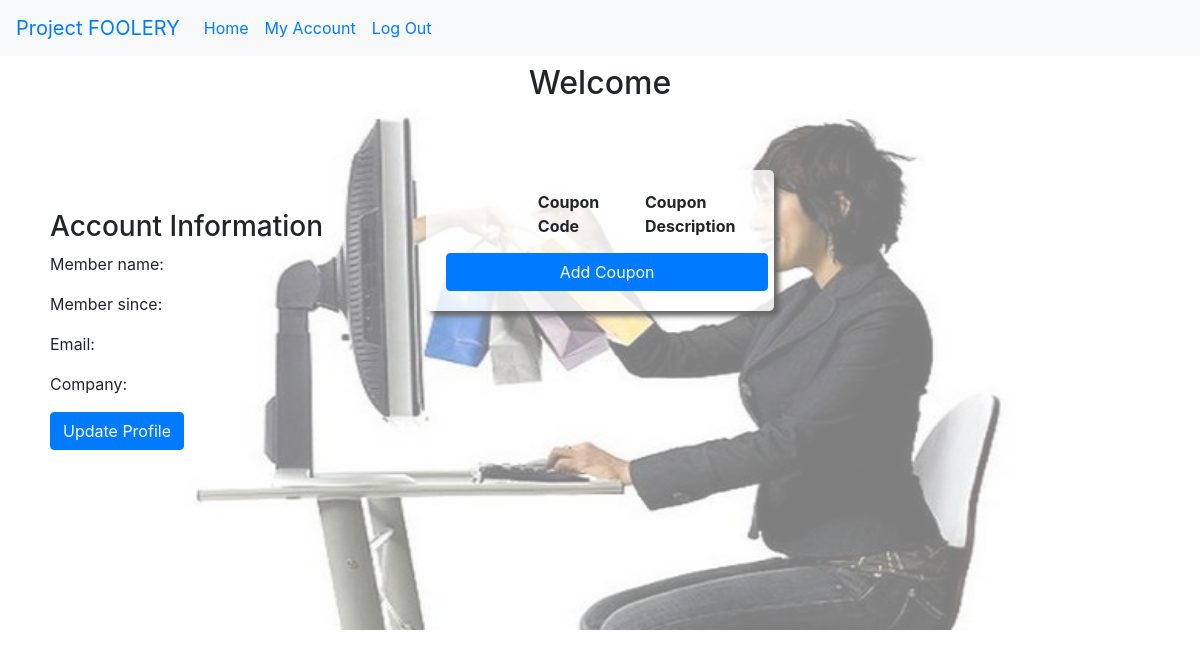
The page /retailer.php (signed in) on the database as committed earlier.
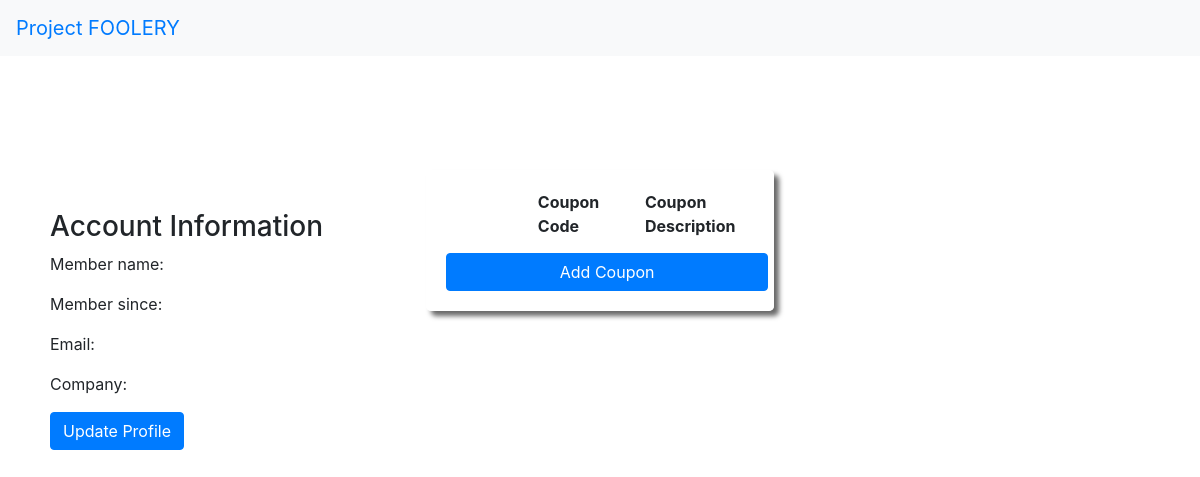
The same page on the database as committed later.
### tables this page shows
CREATE TABLE `sitemap` (
  `pageID` int NOT NULL,
  `pageTitle` varchar(45) DEFAULT NULL,
  `pageName` varchar(45) DEFAULT NULL,
  `content` blob,
  `url` varchar(45) DEFAULT NULL,
  `isNavItem` tinyint DEFAULT NULL,
  `bgImg` varchar(45) DEFAULT NULL,
  `bgImgAlt` varchar(45) DEFAULT NULL,
  PRIMARY KEY (`pageID`)
);

### backend/DataSource.php (called while the page is built, shortened)
<?
class DataSource
{
  private $conn;
  function __construct()
  {
    $this->conn = $this->getConnection();
  }
  public function getConnection()
  {
    $conn = new \mysqli(self::HOST, self::USERNAME, self::PASSWORD, self::DATABASENAME);
    $conn->set_charset("utf8");
    return $conn;
  }
  public function select($query, $paramType, $paramArray)
  {
    $stmt = $this->conn->prepare($query);
    if (!empty($paramType) && !empty($paramArray)) {
      $this->bindQueryParams($stmt, $paramType, $paramArray);
    }
    $stmt->execute();
    $result = $stmt->get_result();
    if ($result->num_rows > 0){
      while ($row = $result->fetch_assoc()){
        $resultset[] = $row;
      }
    }
    if (!empty($resultset)) {
      return $resultset;
    }
  }
  public function bindQueryParams($stmt, $paramType, $paramArray=[])
  {
      $paramValueReference[] = & $paramType;
      for ($i = 0; $i < count($paramArray); $i ++) {
          $paramValueReference[] = & $paramArray[$i];
      }
      call_user_func_array([$stmt, 'bind_param'], $paramValueReference);
  }
}

### includes/page.php (the view, shortened to what this page needs)
<?
class Page {
  function __construct()
  {
      require_once "backend/DataSource.php";
      $this->ds = new DataSource();
  }
  public function Display($pageID)
  {
    $this -> DisplayHead();
    $this -> DisplayBody();
    $this -> DisplayHeader();
    $this -> SetPageInfo($pageID);
    $this -> DisplayFooter();
  }
  public function DisplayHead()
  {
    ?>
      <!DOCTYPE html>
         <html>
    <?
      echo "<head>";
      $this -> DisplayStyles();
      echo "</head>";
  }
    ?>
    <?
  private function DisplayStyles()
  {
    ?>
      <link rel="stylesheet" href="https://stackpath.bootstrapcdn.com/bootstrap/4.4.1/css/bootstrap.min.css">
      <link rel="stylesheet" href="https://cdnjs.cloudflare.com/ajax/libs/font-awesome/5.15.1/css/all.min.css" />
      <link rel="stylesheet" type="text/css" href="css/styles.css" />
    <?
  }
    ?>
    <?
  public function DisplayBody()
  {
    ?>
      <body>
    <?
  }
  public function DisplayHeader()
  {
    $query = "SELECT * FROM sitemap WHERE isNavItem = ?";
    $paramType = "i";
    $paramArray = array(1);
    $stmt = $this->ds->select($query, $paramType, $paramArray);
    $nav_rs= $stmt;
    ?>
    <header>
      <nav class="navbar navbar-expand-lg navbard-light bg-light">
        <a class="navbar-brand" href="index.php">Project FOOLERY</a>
        <div class="collapse navbar-collapse" id="navbarSupportedContent">
          <ul class="navbar-nav mr-auto">
            <?
              foreach ( $nav_rs as $key => $nav ){
                $this->DisplayButton($nav_rs[$key]['pageName'], $nav_rs[$key]['pageID'], $nav_rs[$key]['url']);
              }
            ?>
          </ul>
        </div>
      </nav>
    </header>
    <?
  }
  private function DisplayButton($name, $pageID, $url)
  {
    if (empty($_SESSION['LoggedIn']))
    {
      $loggedIn=false;
    }
    else
    {
      $loggedIn = $_SESSION['LoggedIn'];
    }
    if ( $pageID == 1 || $pageID == 2 || $pageID == 3 )
    {
      ?>
      <li class="nav-item">
        <a class="nav-link" href="./<?=$url?>.php" title="<?=$name ?>"><?=$name?></a>
      </li>
    <?
    }
    if ($pageID == 4)
    {
      if ($loggedIn){
        return;
      }
      else
      {
        ?>
        <li class="nav-item">
          <a class="nav-link" href="./<?=$url?>.php" title="<?=$name ?>"><?=$name?></a>
        </li>
      <?
      }
    }
    if ( $pageID == 5)
    {
      return;
    }
    if ( $pageID == 6 )
    {
      if ($loggedIn)
      {
        ?>
          <li class="nav-item">
            <a class="nav-link" href="./<?=$url?>.php" title="<?=$name ?>"><?=$name?></a>
          </li>
          <li class="nav-item">
            <a class="nav-link" href="./logout.php" title="Log Out">Log Out</a>
          </li>
        <?
      }
      else{return;}
    }
  }
  public function SetPageInfo($pageID)
  {
    $query = "SELECT pageTitle, bgImg, bgImgAlt FROM sitemap where pageID = ?";
    $paramType = "i";
    $paramArray = [$pageID];
    $stmt = $this->ds->select($query, $paramType, $paramArray);
    $PageTitle = $stmt[0]['pageTitle'];
    $BGImg = $stmt[0]['bgImg'];
    $BGImgAlt = $stmt[0]['bgImgAlt'];
    ?>
      <section class='page-title index'>
      <?if (isset($_SESSION["user"])){?>
        <h2><?=$PageTitle." ".$_SESSION["user"]?></h2>
      <?}else{?>
      <h2><?=$PageTitle?></h2>
    <?}?>
      </section>
      <div class="content-panel">
        <div class="panel-img">
          <img src="images/<?=$BGImg?>" alt="<?=$BGImgAlt?>" />
        </div>
      </div>
      <?
  }
  public function DisplayFooter()
  {
    ?>
      </body>
    </html>
  <?
  }
}

### retailer.php (shortened to what this page needs)
<?
if (empty($_SESSION['LoggedIn'])){
  $_SESSION["errorMessage"] = "Please log in.";
  header("Location: ./login.php");
}
else{
  require_once "includes/page.php";
  function DisplayAccountInfo(){
    ?>
      <div class="account-panel">
        <h3><?php echo "Account Information"?></h3>
        <div class ="accountInfo">
            <p><?php echo "Member name: ".$_SESSION['MemberName'] ?></p>
            <p><?php echo "Member since: ".$_SESSION['MemberSince']  ?></p>
            <p><?php echo "Email: ".$_SESSION['Email'] ?></p>
            <p><?php echo "Company: ".$_SESSION['Company'] ?></p>
            <button class="btn btn-primary" type="submit" onclick="showForm('update-user');">Update Profile</button>
        </div>
        <? DisplayActiveCoupons(); ?>
      </div>
    <?
  }
  function DisplayActiveCoupons(){
    ?>
    <div class="active-coupons">
      <div class="coupon-header c-code">Coupon Code</div>
      <div class="coupon-header c-description">Coupon Description</div>
        <div class="btn btn-primary add-c" onclick="showForm('add-coupon');">Add Coupon</div>
    </div>
    <?
  }
    ?>
    <?
  $account = new Page();
  $account -> content = "";
  $account -> Display(6);
  DisplayAccountInfo();
}

### css/styles.css (style rules this page uses)
.panel-img { text-align: center; opacity: .5; }
.account-panel { position: absolute; top: 20%; display: -webkit-box; display: -ms-flexbox; display: flex; -webkit-box-pack: space-evenly; -ms-flex-pack: space-evenly; justify-content: space-evenly; -webkit-box-align: start; -ms-flex-align: start; align-items: flex-start; width: 100%; -webkit-box-orient: vertical; -webkit-box-direction: normal; -ms-flex-direction: column; flex-direction: column; padding: 50px; }
.active-coupons { position: relative; top: -280px; margin: 0 auto; display: -ms-grid; display: grid; -ms-grid-columns: 10% 10% 30% 40%; grid-template-columns: 10% 10% 30% 40%; -webkit-column-gap: 15px; column-gap: 15px; row-gap: 15px; max-width: 550px; background: rgba(255, 255, 255, 0.8); border-radius: 5px; -webkit-box-shadow: 5px 5px 5px #696969; box-shadow: 5px 5px 5px #696969; padding: 20px; }
.coupon-header { font-weight: bold; }
.c-code { -ms-grid-column: 3; grid-column: 3; }
.add-c { -ms-grid-column: 1; -ms-grid-column-span: 4; grid-column: 1 / span 4; }
.page-title { text-align: center; }
.panel-img > img { height: 65vh; }

Rows that differ between the two databases and show on the page:
removed sitemap: pageName "Home"
removed sitemap: pageName "My Account", pageTitle "Welcome", bgImg (picture)
